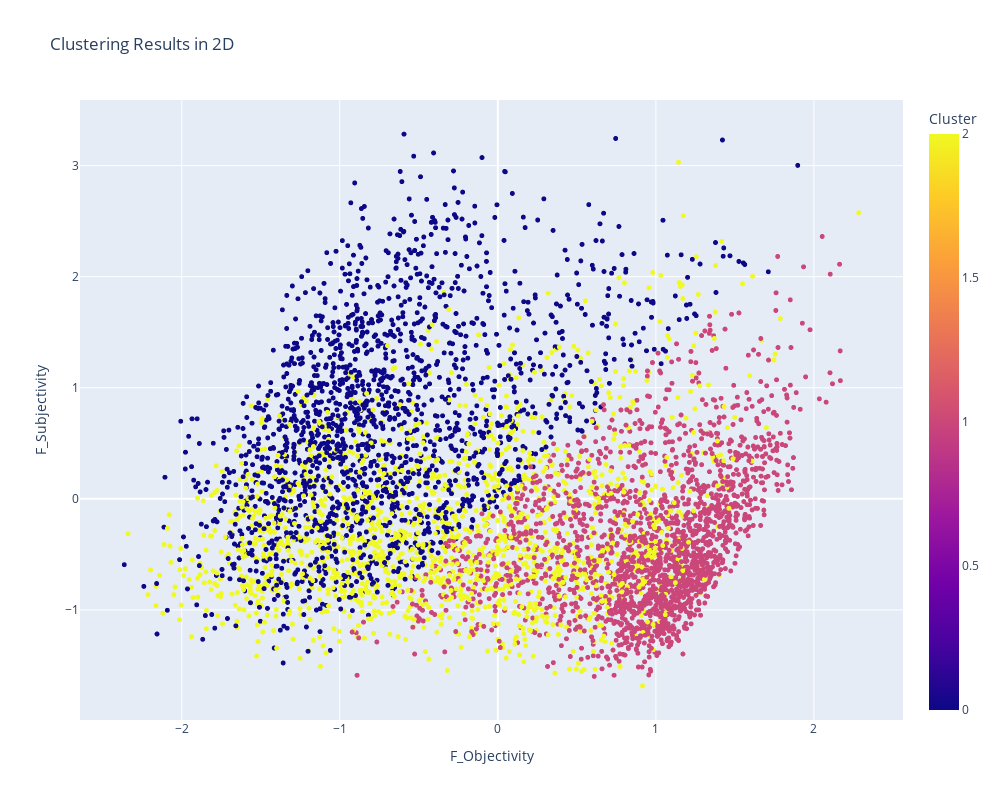

The notebook cell saved with this chart:
### Code cell
# Create a 3D scatter plot for visualization
fig = px.scatter(scores, x='F_Objectivity', y='F_Subjectivity', color='Cluster',
                     title='Clustering Results in 2D', hover_name=scores.index)

# Customize the visualization
fig.update_traces(marker=dict(size=5))  # Adjust the size of data points

# Set the figure size (width and height) in pixels
fig.update_layout(width=1000, height=800)

fig.show()

### Figure 1 — Plotly figure (JSON) as saved in the notebook; plotly's stock layout.template omitted (floating-point values rounded to 4 significant figures; data arrays with more than 128 entries replaced by an {"elided": "..."} marker saying what was removed)
{"data": [{"hovertemplate": "<b>%{hovertext}</b><br><br>F_Objectivity=%{x}<br>F_Subjectivity=%{y}<br>Cluster=%{marker.color}<extra></extra>", "hovertext": {"elided": "5553 str values"}, "legendgroup": "", "marker": {"color": {"elided": "5553 int values"}, "coloraxis": "coloraxis", "size": 5, "symbol": "circle"}, "mode": "markers", "name": "", "showlegend": false, "type": "scattergl", "x": {"elided": "5553 float values"}, "xaxis": "x", "y": {"elided": "5553 float values"}, "yaxis": "y"}], "layout": {"coloraxis": {"colorbar": {"title": {"text": "Cluster"}}, "colorscale": [[0, "#0d0887"], [0.1111, "#46039f"], [0.2222, "#7201a8"], [0.3333, "#9c179e"], [0.4444, "#bd3786"], [0.5556, "#d8576b"], [0.6667, "#ed7953"], [0.7778, "#fb9f3a"], [0.8889, "#fdca26"], [1, "#f0f921"]]}, "height": 800, "legend": {"tracegroupgap": 0}, "title": {"text": "Clustering Results in 2D"}, "width": 1000, "xaxis": {"anchor": "y", "domain": [0, 1], "title": {"text": "F_Objectivity"}}, "yaxis": {"anchor": "x", "domain": [0, 1], "title": {"text": "F_Subjectivity"}}}}
